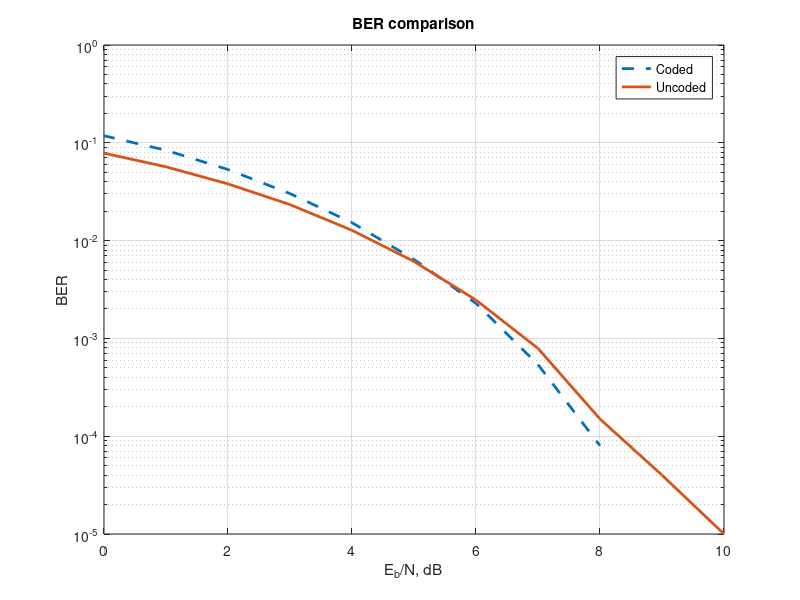

Write MATLAB code to recreate this figure.
% Matlab Program <Sim74Hamming.m>
% Simulation of the Hamming (7,4) code performance
% under polar signaling in AWGN channel and performance
% comparison with uncoded polar signaling
clf;clear sigcw BER_uncode BER_coded
G=[1 0 0 0 1 0 1 % Code Generator
0 1 0 0 1 1 1
0 0 1 0 1 1 0
0 0 0 1 0 1 1];

H=[1 1 1 0 1 0 0 % Parity Check Matrix
0 1 1 1 0 1 0
1 1 0 1 0 0 1];

E=[1 0 0 0 0 0 0 % Error patterns
0 1 0 0 0 0 0
0 0 1 0 0 0 0
0 0 0 1 0 0 0
0 0 0 0 1 0 0
0 0 0 0 0 1 0
0 0 0 0 0 0 1
0 0 0 0 0 0 0];

K2=size(E,1);
Syndrome=mod(mtimes(E,H'),2); % Syndrome list
L1=25000;K=4*L1; %Decide how many codewords
sig_b=round(rand(1,K)); %Generate message bits
sig_2=reshape(sig_b,4,L1); %4 per column for FEC
xig_1=mod(G'*sig_2,2); %Encode column by column
xig_2=2*reshape(xig_1,1,7*L1)-1; %P/S conversion

AWnoise1=randn(1,7*L1); %Generate AWGN for coded Tx
AWnoise2=randn(1,4*L1); %Generate AWGN for uncoded Tx

% Change SNR and compute BER's
for ii=1:14
    SNRdb=ii;
    SNR=10^(SNRdb*0.1);
    xig_n=sqrt(SNR*4/7)*xig_2+AWnoise1; %Add AWGN and adjust SNR
    rig_1=(1+sign(xig_n))/2; %Hard decisions
    r=reshape(rig_1,7,L1)'; %S/P to form 7 bit codewords
    x=mod(r*H',2); % generate error syndromes
    for k1=1:L1,
        for k2=1:K2,
            if Syndrome(k2,:)==x(k1,:),
                idxe=k2; %find the Syndrome index
            end
        end
        error=E(idxe,:); %look up the error pattern
        cword=xor(r(k1,:),error); %error correction
        sigcw(:,k1)=cword(1:4); %keep the message bits
    end
    cw=reshape(sigcw,1,K);
    BER_coded(ii)=sum(abs(cw-sig_b))/K; % Coded BER on info bits

    % Uncoded Simulation Without Hamming code
    xig_3=2*sig_b-1; %Polar signaling
    xig_m=sqrt(SNR)*xig_3+AWnoise2; %Add AWGN and adjust SNR
    rig_1=(1+sign(xig_m))/2; %Hard decision
    BER_uncode(ii)=sum(abs(rig_1-sig_b))/K; %Compute BER
end
EboverN=[1:14]-3; % Need to note that SNR = 2 Eb/N

figc = semilogy(EboverN, BER_coded, '--', EboverN, BER_uncode);
grid on ; 
set(figc,'LineWidth',2);
legend('Coded','Uncoded');
title('BER comparison');
axis([0 10 1.e-5 1]);hold off;
xlabel('E_b/N, dB');ylabel('BER');